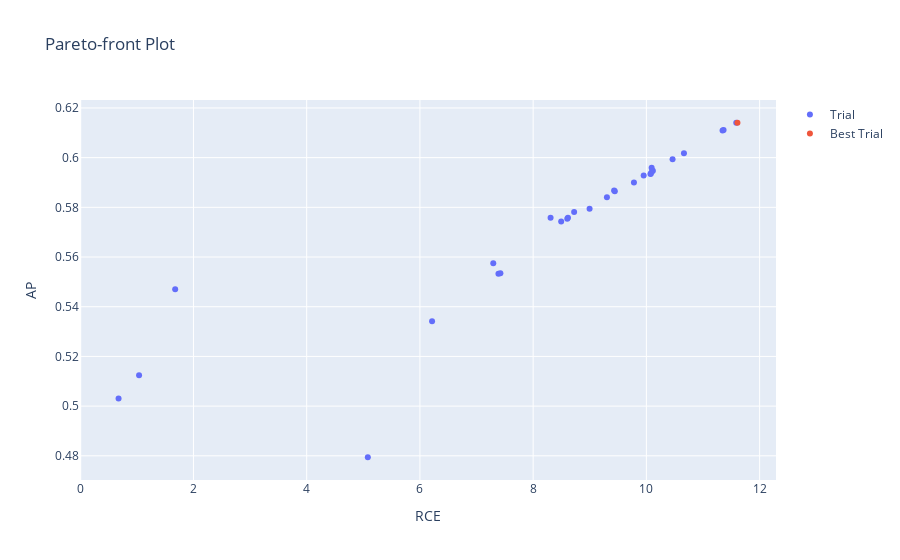

Here is the notebook cell this chart was saved with:
### Code cell
%%time

study = tune_CatBoost(X_train, X_val, y_train, y_val, n_trials=30)

optuna.visualization.plot_pareto_front(study, target_names=["RCE", "AP"])

### Figure 1 — Plotly figure (JSON) as saved in the notebook; plotly's stock layout.template omitted (floating-point values rounded to 4 significant figures)
{"data": [{"hovertemplate": "%{text}<extra>Trial</extra>", "mode": "markers", "name": "Trial", "text": ["{<br>  \"number\": 0,<br>  \"values\": [<br>    6.21461492382529,<br>    0.5341421945140188<br>  ],<br>  \"params\": {<br>    \"objective\": \"Logloss\",<br>    \"depth\": 3,<br>    \"boosting_type\": \"Plain\",<br>    \"bootstrap_type\": \"MVS\"<br>  }<br>}", "{<br>  \"number\": 1,<br>  \"values\": [<br>    5.0798619023436515,<br>    0.47942419232746336<br>  ],<br>  \"params\": {<br>    \"objective\": \"Logloss\",<br>    \"depth\": 2,<br>    \"boosting_type\": \"Plain\",<br>    \"bootstrap_type\": \"MVS\"<br>  }<br>}", "{<br>  \"number\": 2,<br>  \"values\": [<br>    8.494830475389282,<br>    0.5742634805513099<br>  ],<br>  \"params\": {<br>    \"objective\": \"Logloss\",<br>    \"depth\": 2,<br>    \"boosting_type\": \"Plain\",<br>    \"bootstrap_type\": \"Bayesian\",<br>    \"bagging_temperature\": 5.347400436626282<br>  }<br>}", "{<br>  \"number\": 3,<br>  \"values\": [<br>    1.677032549030022,<br>    0.5470513444707894<br>  ],<br>  \"params\": {<br>    \"objective\": \"Logloss\",<br>    \"depth\": 11,<br>    \"boosting_type\": \"Ordered\",<br>    \"bootstrap_type\": \"MVS\"<br>  }<br>}", "{<br>  \"number\": 4,<br>  \"values\": [<br>    11.58720804338158,<br>    0.6140393795021308<br>  ],<br>  \"params\": {<br>    \"objective\": \"Logloss\",<br>    \"depth\": 12,<br>    \"boosting_type\": \"Ordered\",<br>    \"bootstrap_type\": \"Bayesian\",<br>    \"bagging_temperature\": 1.5179558875185761<br>  }<br>}", "{<br>  \"number\": 5,<br>  \"values\": [<br>    1.0393987487761325,<br>    0.5124638901168432<br>  ],<br>  \"params\": {<br>    \"objective\": \"Logloss\",<br>    \"depth\": 4,<br>    \"boosting_type\": \"Ordered\",<br>    \"bootstrap_type\": \"MVS\"<br>  }<br>}", "{<br>  \"number\": 6,<br>  \"values\": [<br>    9.442051933947514,<br>    0.5864517840076163<br>  ],<br>  \"params\": {<br>    \"objective\": \"Logloss\",<br>    \"depth\": 4,<br>    \"boosting_type\": \"Plain\",<br>    \"bootstrap_type\": \"Bayesian\",<br>    \"bagging_temperature\": 5.299939782022525<br>  }<br>}", "{<br>  \"number\": 7,<br>  \"values\": [<br>    10.10054834102373,<br>    0.5945288153044253<br>  ],<br>  \"params\": {<br>    \"objective\": \"Logloss\",<br>    \"depth\": 5,<br>    \"boosting_type\": \"Plain\",<br>    \"bootstrap_type\": \"Bernoulli\",<br>    \"subsample\": 0.4098467232110842<br>  }<br>}", "{<br>  \"number\": 8,<br>  \"values\": [<br>    10.072485974180134,<br>    0.5934598544990863<br>  ],<br>  \"params\": {<br>    \"objective\": \"Logloss\",<br>    \"depth\": 12,<br>    \"boosting_type\": \"Plain\",<br>    \"bootstrap_type\": \"MVS\"<br>  }<br>}", "{<br>  \"number\": 9,<br>  \"values\": [<br>    10.07914666440648,<br>    0.5935743536543344<br>  ],<br>  \"params\": {<br>    \"objective\": \"Logloss\",<br>    \"depth\": 12,<br>    \"boosting_type\": \"Plain\",<br>    \"bootstrap_type\": \"MVS\"<br>  }<br>}", "{<br>  \"number\": 10,<br>  \"values\": [<br>    9.302919535689735,<br>    0.5840465370776795<br>  ],<br>  \"params\": {<br>    \"objective\": \"Logloss\",<br>    \"depth\": 3,<br>    \"boosting_type\": \"Plain\",<br>    \"bootstrap_type\": \"Bernoulli\",<br>    \"subsample\": 0.6040964003884157<br>  }<br>}", "{<br>  \"number\": 11,<br>  \"values\": [<br>    7.386882233875047,<br>    0.5532285951555497<br>  ],<br>  \"params\": {<br>    \"objective\": \"Logloss\",<br>    \"depth\": 4,<br>    \"boosting_type\": \"Plain\",<br>    \"bootstrap_type\": \"MVS\"<br>  }<br>}", "{<br>  \"number\": 12,<br>  \"values\": [<br>    8.307913879851615,<br>    0.575802677487758<br>  ],<br>  \"params\": {<br>    \"objective\": \"Logloss\",<br>    \"depth\": 7,<br>    \"boosting_type\": \"Ordered\",<br>    \"bootstrap_type\": \"Bayesian\",<br>    \"bagging_temperature\": 9.17520198422886<br>  }<br>}", "{<br>  \"number\": 13,<br>  \"values\": [<br>    8.602722495816984,<br>    0.5753616965368521<br>  ],<br>  \"params\": {<br>    \"objective\": \"Logloss\",<br>    \"depth\": 2,<br>    \"boosting_type\": \"Ordered\",<br>    \"bootstrap_type\": \"MVS\"<br>  }<br>}", "{<br>  \"number\": 14,<br>  \"values\": [<br>    10.114282454175383,<br>    0.5947706330128285<br>  ],<br>  \"params\": {<br>    \"objective\": \"Logloss\",<br>    \"depth\": 5,<br>    \"boosting_type\": \"Ordered\",<br>    \"bootstrap_type\": \"Bernoulli\",<br>    \"subsample\": 0.5231368282345245<br>  }<br>}", "{<br>  \"number\": 15,<br>  \"values\": [<br>    8.61479727387463,<br>    0.5758161413122749<br>  ],<br>  \"params\": {<br>    \"objective\": \"Logloss\",<br>    \"depth\": 2,<br>    \"boosting_type\": \"Ordered\",<br>    \"bootstrap_type\": \"Bernoulli\",<br>    \"subsample\": 0.6654401366575897<br>  }<br>}", "{<br>  \"number\": 16,<br>  \"values\": [<br>    9.430473076523693,<br>    0.5868222759927233<br>  ],<br>  \"params\": {<br>    \"objective\": \"Logloss\",<br>    \"depth\": 5,<br>    \"boosting_type\": \"Ordered\",<br>    \"bootstrap_type\": \"Bayesian\",<br>    \"bagging_temperature\": 6.061425984632974<br>  }<br>}", "{<br>  \"number\": 17,<br>  \"values\": [<br>    8.723850489134378,<br>    0.578094033034848<br>  ],<br>  \"params\": {<br>    \"objective\": \"Logloss\",<br>    \"depth\": 5,<br>    \"boosting_type\": \"Plain\",<br>    \"bootstrap_type\": \"Bayesian\",<br>    \"bagging_temperature\": 8.583933694316476<br>  }<br>}", "{<br>  \"number\": 18,<br>  \"values\": [<br>    9.780218626843673,<br>    0.5900155424839022<br>  ],<br>  \"params\": {<br>    \"objective\": \"Logloss\",<br>    \"depth\": 10,<br>    \"boosting_type\": \"Plain\",<br>    \"bootstrap_type\": \"MVS\"<br>  }<br>}", "{<br>  \"number\": 19,<br>  \"values\": [<br>    11.363294557492043,<br>    0.6111009490198538<br>  ],<br>  \"params\": {<br>    \"objective\": \"Logloss\",<br>    \"depth\": 12,<br>    \"boosting_type\": \"Ordered\",<br>    \"bootstrap_type\": \"Bernoulli\",<br>    \"subsample\": 0.9476446903247459<br>  }<br>}", "{<br>  \"number\": 20,<br>  \"values\": [<br>    7.29551311693225,<br>    0.5575347144635632<br>  ],<br>  \"params\": {<br>    \"objective\": \"Logloss\",<br>    \"depth\": 2,<br>    \"boosting_type\": \"Plain\",<br>    \"bootstrap_type\": \"Bayesian\",<br>    \"bagging_temperature\": 9.073428767430352<br>  }<br>}", "{<br>  \"number\": 21,<br>  \"values\": [<br>    8.996724614285757,<br>    0.5794702016233781<br>  ],<br>  \"params\": {<br>    \"objective\": \"Logloss\",<br>    \"depth\": 7,<br>    \"boosting_type\": \"Plain\",<br>    \"bootstrap_type\": \"MVS\"<br>  }<br>}", "{<br>  \"number\": 22,<br>  \"values\": [<br>    10.462491369380478,<br>    0.5993604058069213<br>  ],<br>  \"params\": {<br>    \"objective\": \"Logloss\",<br>    \"depth\": 7,<br>    \"boosting_type\": \"Plain\",<br>    \"bootstrap_type\": \"Bayesian\",<br>    \"bagging_temperature\": 3.85265426301993<br>  }<br>}", "{<br>  \"number\": 23,<br>  \"values\": [<br>    7.421493463839801,<br>    0.5534616936798553<br>  ],<br>  \"params\": {<br>    \"objective\": \"Logloss\",<br>    \"depth\": 4,<br>    \"boosting_type\": \"Plain\",<br>    \"bootstrap_type\": \"MVS\"<br>  }<br>}", "{<br>  \"number\": 24,<br>  \"values\": [<br>    10.092581126418276,<br>    0.59590720655105<br>  ],<br>  \"params\": {<br>    \"objective\": \"Logloss\",<br>    \"depth\": 11,<br>    \"boosting_type\": \"Ordered\",<br>    \"bootstrap_type\": \"Bayesian\",<br>    \"bagging_temperature\": 6.12943549041399<br>  }<br>}", "{<br>  \"number\": 26,<br>  \"values\": [<br>    11.34555185740983,<br>    0.6108783785089602<br>  ],<br>  \"params\": {<br>    \"objective\": \"Logloss\",<br>    \"depth\": 12,<br>    \"boosting_type\": \"Ordered\",<br>    \"bootstrap_type\": \"Bernoulli\",<br>    \"subsample\": 0.9757914647490231<br>  }<br>}", "{<br>  \"number\": 27,<br>  \"values\": [<br>    10.6635348279441,<br>    0.6017925319711539<br>  ],<br>  \"params\": {<br>    \"objective\": \"Logloss\",<br>    \"depth\": 7,<br>    \"boosting_type\": \"Ordered\",<br>    \"bootstrap_type\": \"Bernoulli\",<br>    \"subsample\": 0.9882335545508766<br>  }<br>}", "{<br>  \"number\": 28,<br>  \"values\": [<br>    0.6770087255683066,<br>    0.5030646286463146<br>  ],<br>  \"params\": {<br>    \"objective\": \"Logloss\",<br>    \"depth\": 4,<br>    \"boosting_type\": \"Ordered\",<br>    \"bootstrap_type\": \"MVS\"<br>  }<br>}", "{<br>  \"number\": 29,<br>  \"values\": [<br>    9.951909593383402,<br>    0.5927728906575979<br>  ],<br>  \"params\": {<br>    \"objective\": \"Logloss\",<br>    \"depth\": 5,<br>    \"boosting_type\": \"Ordered\",<br>    \"bootstrap_type\": \"Bayesian\",<br>    \"bagging_temperature\": 4.181491316794338<br>  }<br>}"], "type": "scatter", "x": [6.215, 5.08, 8.495, 1.677, 11.59, 1.039, 9.442, 10.1, 10.07, 10.08, 9.303, 7.387, 8.308, 8.603, 10.11, 8.615, 9.43, 8.724, 9.78, 11.36, 7.296, 8.997, 10.46, 7.421, 10.09, 11.35, 10.66, 0.677, 9.952], "y": [0.5341, 0.4794, 0.5743, 0.5471, 0.614, 0.5125, 0.5865, 0.5945, 0.5935, 0.5936, 0.584, 0.5532, 0.5758, 0.5754, 0.5948, 0.5758, 0.5868, 0.5781, 0.59, 0.6111, 0.5575, 0.5795, 0.5994, 0.5535, 0.5959, 0.6109, 0.6018, 0.5031, 0.5928]}, {"hovertemplate": "%{text}<extra>Best Trial</extra>", "mode": "markers", "name": "Best Trial", "text": ["{<br>  \"number\": 25,<br>  \"values\": [<br>    11.608393805242766,<br>    0.6140421041860606<br>  ],<br>  \"params\": {<br>    \"objective\": \"Logloss\",<br>    \"depth\": 11,<br>    \"boosting_type\": \"Plain\",<br>    \"bootstrap_type\": \"Bernoulli\",<br>    \"subsample\": 0.2221925929896766<br>  }<br>}"], "type": "scatter", "x": [11.61], "y": [0.614]}], "layout": {"title": {"text": "Pareto-front Plot"}, "xaxis": {"title": {"text": "RCE"}}, "yaxis": {"title": {"text": "AP"}}}}
